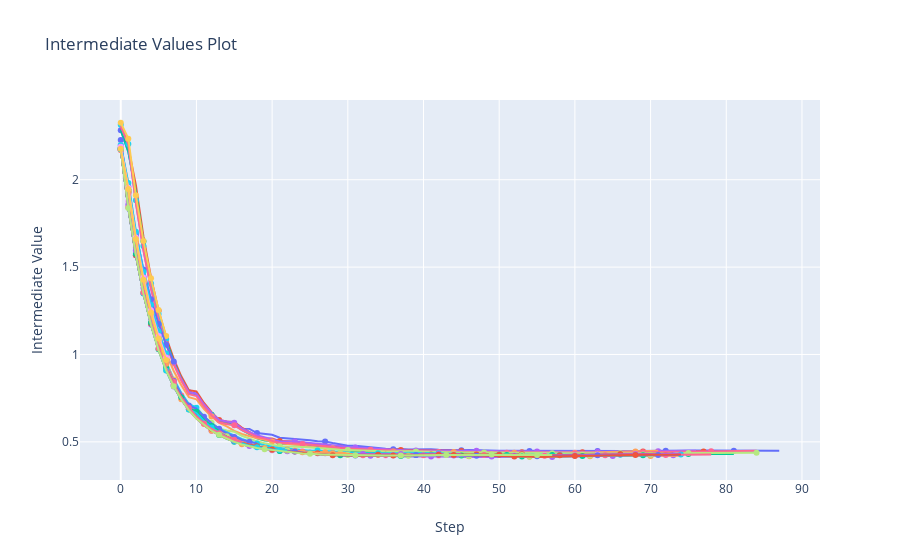

The notebook cell this image was saved under:
### Markdown cell above
## Visualize pruning history

You can visualize how the pruning is executed!<br>
Each color shows the loss curve of each trial.

### Code cell
optuna.visualization.plot_intermediate_values(study)
